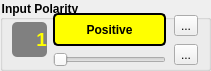
     <widget class="QGroupBox" name="polarity">
      <property name="geometry">
       <rect>
        <x>10</x>
        <y>200</y>
        <width>211</width>
        <height>71</height>
       </rect>
      </property>
      <property name="font">
       <font>
        <weight>75</weight>
        <bold>true</bold>
       </font>
      </property>
      <property name="styleSheet">
       <string notr="true">QGroupBox{
	font-weight: bold;
}</string>
      </property>
      <property name="title">
       <string>Input Polarity</string>
      </property>
      <widget class="QWidget" name="layoutWidget_49">
       <property name="geometry">
        <rect>
         <x>10</x>
         <y>13</y>
         <width>191</width>
         <height>54</height>
        </rect>
       </property>
       <layout class="QHBoxLayout" name="horizontalLayout_54">
        <item>
         <layout class="QHBoxLayout" name="horizontalLayout_polarity">
          <item>
           <widget class="QLabel" name="label_polarityValue">
            <property name="minimumSize">
             <size>
              <width>35</width>
              <height>35</height>
             </size>
            </property>
            <property name="maximumSize">
             <size>
              <width>35</width>
              <height>35</height>
             </size>
            </property>
            <property name="font">
             <font>
              <pointsize>14</pointsize>
              <weight>75</weight>
              <bold>true</bold>
             </font>
            </property>
            <property name="styleSheet">
             <string notr="true">QLabel{
	color: yellow;
	font-weight: bold;
	background-color: gray;
	border-radius: 5px;
}</string>
            </property>
            <property name="text">
             <string>1</string>
            </property>
            <property name="alignment">
             <set>Qt::AlignRight|Qt::AlignTrailing|Qt::AlignVCenter</set>
            </property>
           </widget>
          </item>
          <item>
           <layout class="QVBoxLayout" name="verticalLayout_77">
            <item>
             <widget class="QLabel" name="label_polarityTitle">
              <property name="minimumSize">
               <size>
                <width>113</width>
                <height>0</height>
               </size>
              </property>
              <property name="maximumSize">
               <size>
                <width>113</width>
                <height>16777215</height>
               </size>
              </property>
              <property name="styleSheet">
               <string notr="true">QLabel{
	background-color: yellow;
	font-weight: bold;
	border: 2px solid black;
	border-radius: 5px;
}</string>
              </property>
              <property name="text">
               <string>Positive</string>
              </property>
              <property name="alignment">
               <set>Qt::AlignCenter</set>
              </property>
             </widget>
            </item>
            <item>
             <widget class="QSlider" name="slide_polarity">
              <property name="minimumSize">
               <size>
                <width>113</width>
                <height>0</height>
               </size>
              </property>
              <property name="maximumSize">
               <size>
                <width>113</width>
                <height>16777215</height>
               </size>
              </property>
              <property name="minimum">
               <number>1</number>
              </property>
              <property name="maximum">
               <number>2</number>
              </property>
              <property name="orientation">
               <enum>Qt::Horizontal</enum>
              </property>
             </widget>
            </item>
           </layout>
          </item>
         </layout>
        </item>
        <item>
         <layout class="QVBoxLayout" name="verticalLayout_68">
          <item>
           <widget class="QToolButton" name="undo_polarity">
            <property name="text">
             <string>...</string>
            </property>
            <property name="icon">
             <iconset resource="../terminal.qrc">
              <normaloff>:/images/Undo-icon.png</normaloff>:/images/Undo-icon.png</iconset>
            </property>
           </widget>
          </item>
          <item>
           <widget class="QToolButton" name="default_polarity">
            <property name="text">
             <string>...</string>
            </property>
            <property name="icon">
             <iconset resource="../terminal.qrc">
              <normaloff>:/images/default.png</normaloff>:/images/default.png</iconset>
            </property>
           </widget>
          </item>
         </layout>
        </item>
       </layout>
      </widget>
     </widget>
